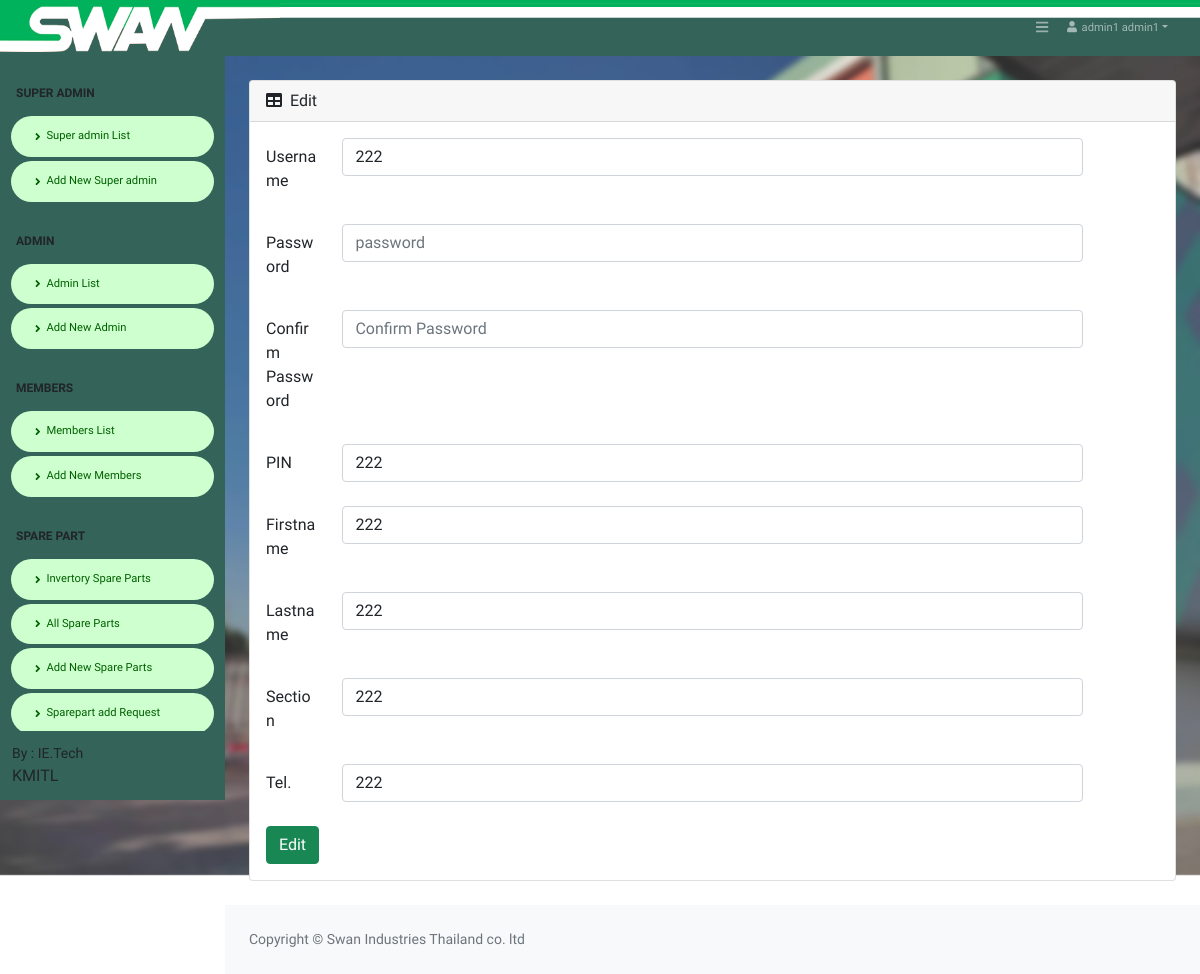
/Super_edit_all.php?act=edit&ID=7 (signed in), run on the app's committed database.
### tables this page shows
CREATE TABLE `tbl_member` (
  `member_ID` int(11) NOT NULL,
  `member_username` varchar(20) NOT NULL,
  `member_pass` varchar(20) NOT NULL,
  `member_nameF` varchar(100) NOT NULL,
  `member_nameL` varchar(100) NOT NULL,
  `member_PIN` varchar(100) NOT NULL,
  `member_department` varchar(100) NOT NULL,
  `member_Tel` varchar(100) NOT NULL,
  `member_Role` varchar(100) NOT NULL,
  `member_Key_Line` varchar(100) NOT NULL,
  `member_Alert_count` int(11) NOT NULL,
  `member_Alert_count2` int(11) NOT NULL,
  `datesave` timestamp NOT NULL DEFAULT current_timestamp()
);

### Super_edit_all.php (the view, shortened to what this page needs)
<!DOCTYPE html>
<html lang="en">
    <?php include('h_admin.php'); ?>
    <body class="sb-nav-fixed">
    <?php include('condb.php');
  ?>
  <?php include('nav_Super.php');
    $member_ID = $_REQUEST["ID"];
    $sql = "SELECT * FROM tbl_member WHERE member_ID='$member_ID' ";
    $result = mysqli_query($con, $sql) or die ("Error in query: $sql " . mysqli_error());
    $row = mysqli_fetch_array($result);
    extract($row);
  ?>
    <div id="layoutSidenav_content">
                <main>
                    <br>
                    <div class="container-fluid px-4">
                        <div class="card mb-4">
                            <div class="card-header">
                                <i class="fas fa-table me-1"></i>
                                Edit
                            </div>
                            <div class="card-body">
<form  name="member" action="Super_edit_all_db.php?ID=<?php echo $member_ID; ?>" method="POST" id="member" class="form-horizontal">
<div class="form-group row">
    <label for="colFormLabelSm" class="col-sm-1 col-form-label ">Username</label>
    <div class="col-sm-10">
    <input name="member_username" type="text" required class="form-control " id="member_username" value="<?php echo $row['member_username'];?>"  placeholder="username" pattern="^[a-zA-Z0-9]+$" title="ภาษาอังกฤษหรือตัวเลขเท่านั้น" minlength="2">
    </div>
  </div>
<br>
  <div class="form-group row">
    <label for="colFormLabelSm" class="col-sm-1 col-form-label ">Password</label>
    <div class="col-sm-10">
    <input name="member_pass" type="password" required class="form-control" id="member_pass"  placeholder="password" pattern="^[a-zA-Z0-9]+$" minlength="2">
    </div>
  </div>
  <br>
  <div class="form-group row">
    <label for="colFormLabelSm" class="col-sm-1 col-form-label ">Confirm Password</label>
    <div class="col-sm-10">
    <input name="member_pass_config" type="password" required class="form-control" id="member_pass_config"  placeholder="Confirm Password" pattern="^[a-zA-Z0-9]+$" minlength="2">
    </div>
  </div>
  <br>
  <div class="form-group row">
    <label for="colFormLabelSm" class="col-sm-1 col-form-label ">PIN</label>
    <div class="col-sm-10">
    <input name="member_PIN" type="text" required class="form-control" id="member_PIN" value="<?php echo $row['member_PIN'];?>"  placeholder="PIN" >
    </div>
  </div>
  <br>
  <div class="form-group row">
    <label for="colFormLabelSm" class="col-sm-1 col-form-label ">Firstname</label>
    <div class="col-sm-10">
    <input name="member_nameF" type="text" required class="form-control" id="member_nameF" value="<?php echo $row['member_nameF'];?>"  placeholder="Firstname">
    </div>
  </div>
  <br>
  <div class="form-group row">
    <label for="colFormLabelSm" class="col-sm-1 col-form-label ">Lastname</label>
    <div class="col-sm-10">
    <input name="member_nameL" type="text" required class="form-control" id="member_nameL" value="<?php echo $row['member_nameL'];?>"  placeholder="Lastname">
    </div>
  </div>
  <br>
  <div class="form-group row">
    <label for="colFormLabelSm" class="col-sm-1 col-form-label ">Section</label>
    <div class="col-sm-10">
    <input name="member_department" type="text" required class="form-control" id="member_department" value="<?php echo $row['member_department'];?>"  placeholder="Section">
    </div>
  </div>
  <br>
  <div class="form-group row">
    <label for="colFormLabelSm" class="col-sm-1 col-form-label ">Tel.</label>
    <div class="col-sm-10">
    <input name="member_Tel" type="text" required class="form-control" id="member_Tel" value="<?php echo $row['member_Tel'];?>"   placeholder="Tel.">
    </div>
  </div>
 <br>
  <button type="submit" class="btn btn-success">Edit</button>
</form>
                            </div>
                        </div>
                    </div>
                </main>
              <?php include('footer.php');?>
            </div>
        </div>
    </body>
</html>

### css/color.css (style rules this page uses)
body { font-family: 'Varela Round', sans-serif; }

### data on the page
tbl_member: member_username "222", member_PIN "222", member_nameF "222", member_nameL "222", member_department "222", member_Tel "222"

### other printed values
$member_nameF "admin1"
$member_nameL "admin1"
